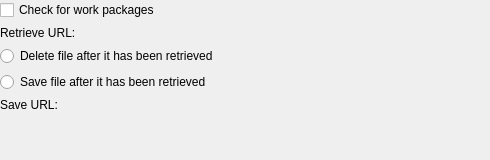
<?xml version="1.0" encoding="UTF-8"?>
<ui version="4.0">
 <class>KPlato::WorkPackageConfigPanel</class>
 <widget class="QWidget" name="KPlato::WorkPackageConfigPanel">
  <property name="geometry">
   <rect>
    <x>0</x>
    <y>0</y>
    <width>490</width>
    <height>160</height>
   </rect>
  </property>
  <layout class="QGridLayout" name="gridLayout">
   <property name="margin">
    <number>0</number>
   </property>
   <item row="0" column="0" colspan="2">
    <widget class="QCheckBox" name="kcfg_CheckForWorkPackages">
     <property name="text">
      <string>Check for work packages</string>
     </property>
    </widget>
   </item>
   <item row="1" column="0">
    <widget class="QLabel" name="label">
     <property name="text">
      <string>Retrieve URL:</string>
     </property>
    </widget>
   </item>
   <item row="1" column="1">
    <widget class="KUrlRequester" name="kcfg_RetrieveUrl"/>
   </item>
   <item row="2" column="0" colspan="2">
    <widget class="QRadioButton" name="kcfg_DeleteFile">
     <property name="text">
      <string>Delete file after it has been retrieved</string>
     </property>
    </widget>
   </item>
   <item row="3" column="0" colspan="2">
    <widget class="QRadioButton" name="kcfg_SaveFile">
     <property name="text">
      <string>Save file after it has been retrieved</string>
     </property>
    </widget>
   </item>
   <item row="4" column="0">
    <widget class="QLabel" name="label_2">
     <property name="text">
      <string>Save URL:</string>
     </property>
    </widget>
   </item>
   <item row="4" column="1">
    <widget class="KUrlRequester" name="kcfg_SaveUrl"/>
   </item>
   <item row="5" column="1">
    <spacer name="verticalSpacer">
     <property name="orientation">
      <enum>Qt::Vertical</enum>
     </property>
     <property name="sizeHint" stdset="0">
      <size>
       <width>20</width>
       <height>40</height>
      </size>
     </property>
    </spacer>
   </item>
  </layout>
 </widget>
 <customwidgets>
  <customwidget>
   <class>KUrlRequester</class>
   <extends>QFrame</extends>
   <header>kurlrequester.h</header>
  </customwidget>
 </customwidgets>
 <resources/>
 <connections>
  <connection>
   <sender>kcfg_SaveFile</sender>
   <signal>toggled(bool)</signal>
   <receiver>kcfg_SaveUrl</receiver>
   <slot>setEnabled(bool)</slot>
   <hints>
    <hint type="sourcelabel">
     <x>164</x>
     <y>72</y>
    </hint>
    <hint type="destinationlabel">
     <x>196</x>
     <y>98</y>
    </hint>
   </hints>
  </connection>
 </connections>
</ui>
